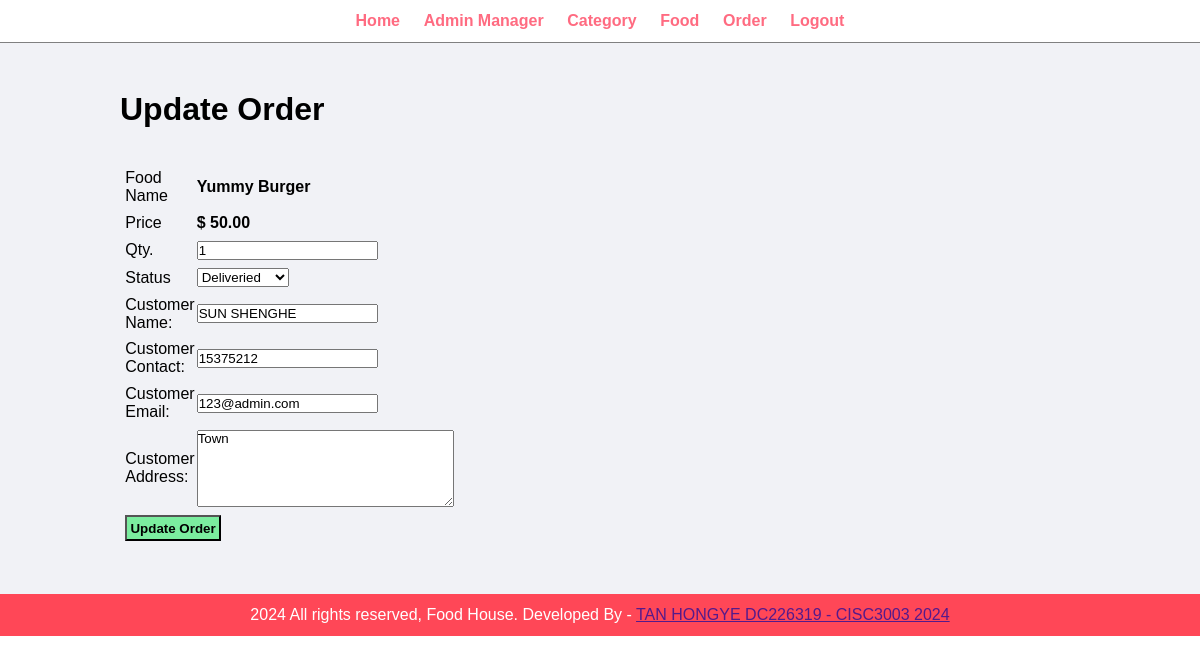
/admin/update-order.php?id=2 (signed in), run on the app's committed database.
### tables this page shows
CREATE TABLE `tbl_order` (
  `id` int UNSIGNED NOT NULL,
  `food` varchar(150) NOT NULL,
  `price` varchar(255) NOT NULL,
  `qty` varchar(255) NOT NULL,
  `total` decimal(10,2) NOT NULL,
  `order_date` datetime NOT NULL,
  `status` varchar(50) NOT NULL,
  `customer_name` varchar(150) NOT NULL,
  `customer_contact` varchar(20) NOT NULL,
  `customer_email` varchar(150) NOT NULL,
  `customer_address` varchar(255) NOT NULL
);

### admin/update-order.php (the view, shortened to what this page needs)
<?php include('partials/menu.php');?>
<div class="main-content">
	<div class="wrapper">
		<h1>Update Order</h1>
		<br><br>
		<?php
		if(isset($_GET['id'])) {
		    $id = $_GET['id'];
		    $sql = "SELECT * FROM tbl_order WHERE id='$id'";
		    $res = mysqli_query($conn, $sql);
		    $count = mysqli_num_rows($res);
		    if ($count == 1) {
		        $row = mysqli_fetch_assoc($res);
		        $food = $row['food'];
		        $price = $row['price'];
		        $qty = $row['qty'];
		        $status = $row['status'];
		        $customer_name = $row['customer_name'];
		        $customer_contact = $row['customer_contact'];
		        $customer_email = $row['customer_email'];
		        $customer_address = $row['customer_address'];
		    }
		    else {
		        header('location:'.SITEURL.'admin/manage-order.php');
		    }
		}
		else {
		    header('location:'.SITEURL.'admin/manage-order.php');
		}
		?>
		<form action="" method="POST">
			<table class="tbl-30">
    			<tr>
    				<td>Food Name</td>
    				<td><b><?php echo $food;?></b></td>
    			</tr>
    			<tr>
    				<td>Price</td>
    				<td>
    					<b>$ <?php echo $price;?></b>
    				</td>
    			</tr>
    			<tr>
    				<td>Qty.</td>
    				<td>
    					<input type="number" name="qty" value="<?php echo $qty;?>">
    				</td>
    			</tr>
    			<tr>
    				<td>Status</td>
    				<td>
    					<select name="status">
    						<option <?php if($status=="Deliveried") {echo "selected";}?> value="Deliveried">Deliveried</option>
    					</select>
    				</td>
    			</tr>
    			<tr>
    				<td>Customer Name: </td>
    				<td>
    					<input type="text" name="customer_name" value="<?php echo $customer_name;?>">
    				</td>
    			</tr>
    			<tr>
    				<td>Customer Contact: </td>
    				<td>
    					<input type="text" name="customer_contact" value="<?php echo $customer_contact;?>">
    				</td>
    			</tr>
    			<tr>
    				<td>Customer Email: </td>
    				<td>
    					<input type="email" name="customer_email" value="<?php echo $customer_email;?>">
    				</td>
    			</tr>
    			<tr>
    				<td>Customer Address: </td>
    				<td>
    					<textarea name="customer_address" cols="30" rows="5"><?php echo $customer_address;?></textarea>
    				</td>
    			</tr>
    			<tr>
    				<td colspan="2">
    					<input type="submit" name="submit" value="Update Order" class="btn-secondary">
    				</td>
    			</tr>
    		</table>
		</form>
	</div>
</div>
<?php include('partials/footer.php');?>

### css/admin.css (style rules this page uses)
* { margin: 0; padding: 0; font-family: Arial, Helvetica, sans-serif; }
.wrapper { padding: 1%; width: 80%; margin: 0 auto; }
.tbl-30 { width: 30%; }
table tr td { padding: 1%; }
.btn-secondary { background-color: #7bed9f; color: black; padding: 1%; text-decoration: none; font-weight: bold; }
.main-content { background-color: #f1f2f6; padding: 3% 0; }

### data on the page
tbl_order: food "Yummy Burger", price "50.00", qty "1", status "Deliveried", customer_name "SUN SHENGHE", customer_contact "15375212", customer_email "123@admin.com", customer_address "Town"
